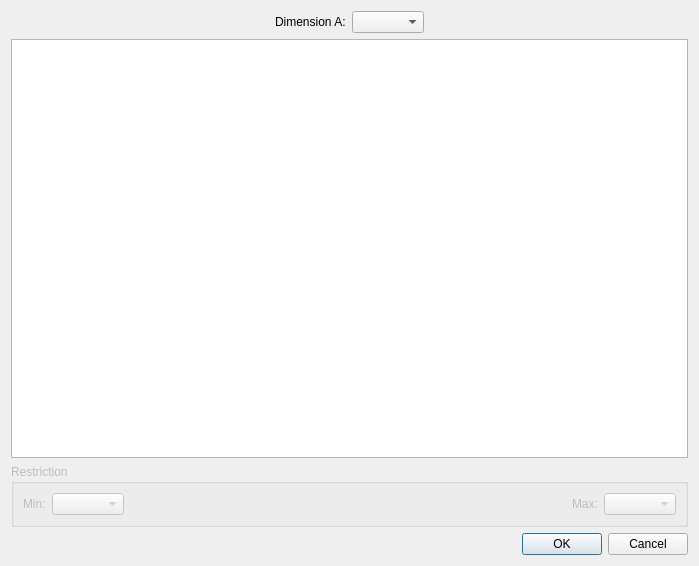
<?xml version="1.0" encoding="UTF-8"?>
<ui version="4.0">
 <class>DialogRestrictDimension</class>
 <widget class="QDialog" name="DialogRestrictDimension">
  <property name="geometry">
   <rect>
    <x>0</x>
    <y>0</y>
    <width>699</width>
    <height>566</height>
   </rect>
  </property>
  <property name="windowTitle">
   <string>Restrict dimension</string>
  </property>
  <property name="windowIcon">
   <iconset resource="../share/resources/tapeicon.qrc">
    <normaloff>:/tapeicon/64x64/logo.png</normaloff>:/tapeicon/64x64/logo.png</iconset>
  </property>
  <layout class="QVBoxLayout" name="verticalLayout">
   <item>
    <layout class="QGridLayout" name="gridLayout_2">
     <item row="0" column="0">
      <spacer name="horizontalSpacer_3">
       <property name="orientation">
        <enum>Qt::Horizontal</enum>
       </property>
       <property name="sizeHint" stdset="0">
        <size>
         <width>40</width>
         <height>20</height>
        </size>
       </property>
      </spacer>
     </item>
     <item row="0" column="1">
      <widget class="QLabel" name="labelDimensionA">
       <property name="text">
        <string>Dimension A:</string>
       </property>
      </widget>
     </item>
     <item row="0" column="2">
      <widget class="QComboBox" name="comboBoxDimensionA"/>
     </item>
     <item row="0" column="3">
      <spacer name="horizontalSpacer">
       <property name="orientation">
        <enum>Qt::Horizontal</enum>
       </property>
       <property name="sizeHint" stdset="0">
        <size>
         <width>40</width>
         <height>20</height>
        </size>
       </property>
      </spacer>
     </item>
    </layout>
   </item>
   <item>
    <widget class="QTableWidget" name="tableWidget">
     <property name="sizePolicy">
      <sizepolicy hsizetype="Expanding" vsizetype="Expanding">
       <horstretch>0</horstretch>
       <verstretch>4</verstretch>
      </sizepolicy>
     </property>
     <property name="editTriggers">
      <set>QAbstractItemView::CurrentChanged|QAbstractItemView::SelectedClicked</set>
     </property>
     <property name="selectionMode">
      <enum>QAbstractItemView::SingleSelection</enum>
     </property>
     <property name="selectionBehavior">
      <enum>QAbstractItemView::SelectRows</enum>
     </property>
     <property name="iconSize">
      <size>
       <width>24</width>
       <height>24</height>
      </size>
     </property>
    </widget>
   </item>
   <item>
    <widget class="QGroupBox" name="groupBoxRestriction">
     <property name="enabled">
      <bool>false</bool>
     </property>
     <property name="title">
      <string>Restriction</string>
     </property>
     <layout class="QGridLayout" name="gridLayout">
      <item row="0" column="0">
       <widget class="QLabel" name="label_4">
        <property name="text">
         <string>Min:</string>
        </property>
       </widget>
      </item>
      <item row="0" column="1">
       <widget class="QComboBox" name="comboBoxMin"/>
      </item>
      <item row="0" column="2">
       <spacer name="horizontalSpacer_4">
        <property name="orientation">
         <enum>Qt::Horizontal</enum>
        </property>
        <property name="sizeHint" stdset="0">
         <size>
          <width>40</width>
          <height>20</height>
         </size>
        </property>
       </spacer>
      </item>
      <item row="0" column="3">
       <widget class="QLabel" name="label_5">
        <property name="text">
         <string>Max:</string>
        </property>
       </widget>
      </item>
      <item row="0" column="4">
       <widget class="QComboBox" name="comboBoxMax"/>
      </item>
     </layout>
    </widget>
   </item>
   <item>
    <widget class="QDialogButtonBox" name="buttonBox">
     <property name="orientation">
      <enum>Qt::Horizontal</enum>
     </property>
     <property name="standardButtons">
      <set>QDialogButtonBox::Cancel|QDialogButtonBox::Ok</set>
     </property>
    </widget>
   </item>
  </layout>
 </widget>
 <resources>
  <include location="../share/resources/tapeicon.qrc"/>
 </resources>
 <connections>
  <connection>
   <sender>buttonBox</sender>
   <signal>accepted()</signal>
   <receiver>DialogRestrictDimension</receiver>
   <slot>accept()</slot>
   <hints>
    <hint type="sourcelabel">
     <x>248</x>
     <y>254</y>
    </hint>
    <hint type="destinationlabel">
     <x>157</x>
     <y>274</y>
    </hint>
   </hints>
  </connection>
  <connection>
   <sender>buttonBox</sender>
   <signal>rejected()</signal>
   <receiver>DialogRestrictDimension</receiver>
   <slot>reject()</slot>
   <hints>
    <hint type="sourcelabel">
     <x>316</x>
     <y>260</y>
    </hint>
    <hint type="destinationlabel">
     <x>286</x>
     <y>274</y>
    </hint>
   </hints>
  </connection>
 </connections>
</ui>
